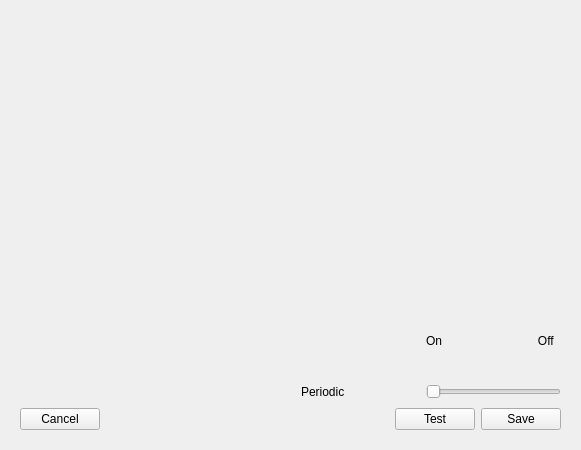
<?xml version="1.0" encoding="UTF-8"?>
<ui version="4.0">
 <class>Settings::CAlarmSettingsDlg</class>
 <widget class="QWidget" name="Settings::CAlarmSettingsDlg">
  <property name="geometry">
   <rect>
    <x>0</x>
    <y>0</y>
    <width>581</width>
    <height>450</height>
   </rect>
  </property>
  <property name="minimumSize">
   <size>
    <width>526</width>
    <height>450</height>
   </size>
  </property>
  <property name="windowTitle">
   <string>Form</string>
  </property>
  <layout class="QHBoxLayout" name="horizontalLayout_4">
   <item>
    <widget class="QWidget" name="widget" native="true">
     <property name="minimumSize">
      <size>
       <width>500</width>
       <height>350</height>
      </size>
     </property>
     <layout class="QVBoxLayout" name="verticalLayout">
      <item>
       <layout class="QHBoxLayout" name="horizontalLayout_2">
        <item>
         <widget class="MainMenu::CWheelPanel" name="scrollPanel" native="true">
          <property name="minimumSize">
           <size>
            <width>80</width>
            <height>0</height>
           </size>
          </property>
         </widget>
        </item>
        <item>
         <spacer name="horizontalSpacer_3">
          <property name="orientation">
           <enum>Qt::Horizontal</enum>
          </property>
          <property name="sizeHint" stdset="0">
           <size>
            <width>48</width>
            <height>20</height>
           </size>
          </property>
         </spacer>
        </item>
        <item>
         <widget class="MainMenu::CWheelPanel" name="sound_scrollpanel" native="true">
          <property name="minimumSize">
           <size>
            <width>81</width>
            <height>0</height>
           </size>
          </property>
         </widget>
        </item>
        <item>
         <spacer name="horizontalSpacer_4">
          <property name="orientation">
           <enum>Qt::Horizontal</enum>
          </property>
          <property name="sizeHint" stdset="0">
           <size>
            <width>48</width>
            <height>20</height>
           </size>
          </property>
         </spacer>
        </item>
        <item>
         <widget class="MainMenu::CWheelPanel" name="periodictime_scrolltable" native="true">
          <property name="minimumSize">
           <size>
            <width>140</width>
            <height>280</height>
           </size>
          </property>
         </widget>
        </item>
       </layout>
      </item>
      <item>
       <layout class="QHBoxLayout" name="horizontalLayout_3">
        <item>
         <spacer name="verticalSpacer">
          <property name="orientation">
           <enum>Qt::Vertical</enum>
          </property>
          <property name="sizeHint" stdset="0">
           <size>
            <width>20</width>
            <height>50</height>
           </size>
          </property>
         </spacer>
        </item>
        <item>
         <spacer name="horizontalSpacer_5">
          <property name="orientation">
           <enum>Qt::Horizontal</enum>
          </property>
          <property name="sizeHint" stdset="0">
           <size>
            <width>150</width>
            <height>20</height>
           </size>
          </property>
         </spacer>
        </item>
        <item>
         <layout class="QGridLayout" name="gridLayout">
          <item row="0" column="2">
           <widget class="QLabel" name="label_periodicon_2">
            <property name="text">
             <string>On</string>
            </property>
           </widget>
          </item>
          <item row="0" column="3">
           <spacer name="horizontalSpacer">
            <property name="orientation">
             <enum>Qt::Horizontal</enum>
            </property>
            <property name="sizeHint" stdset="0">
             <size>
              <width>13</width>
              <height>20</height>
             </size>
            </property>
           </spacer>
          </item>
          <item row="0" column="4">
           <widget class="QLabel" name="label_periodicoff_2">
            <property name="text">
             <string>   Off  </string>
            </property>
           </widget>
          </item>
          <item row="1" column="0">
           <widget class="QLabel" name="label_periodic_2">
            <property name="text">
             <string>Periodic</string>
            </property>
           </widget>
          </item>
          <item row="1" column="1">
           <spacer name="horizontalSpacer_6">
            <property name="orientation">
             <enum>Qt::Horizontal</enum>
            </property>
            <property name="sizeHint" stdset="0">
             <size>
              <width>13</width>
              <height>20</height>
             </size>
            </property>
           </spacer>
          </item>
          <item row="1" column="2" colspan="3">
           <widget class="MainMenu::CSliderControl" name="periodic_onoffslider">
            <property name="orientation">
             <enum>Qt::Horizontal</enum>
            </property>
           </widget>
          </item>
         </layout>
        </item>
       </layout>
      </item>
      <item>
       <layout class="QHBoxLayout" name="horizontalLayout">
        <item>
         <widget class="QPushButton" name="cancelButton">
          <property name="text">
           <string>Cancel</string>
          </property>
         </widget>
        </item>
        <item>
         <spacer name="horizontalSpacer_2">
          <property name="orientation">
           <enum>Qt::Horizontal</enum>
          </property>
          <property name="sizeHint" stdset="0">
           <size>
            <width>40</width>
            <height>20</height>
           </size>
          </property>
         </spacer>
        </item>
        <item>
         <widget class="QPushButton" name="testButton">
          <property name="text">
           <string>Test</string>
          </property>
         </widget>
        </item>
        <item>
         <widget class="QPushButton" name="saveButton">
          <property name="text">
           <string>Save</string>
          </property>
         </widget>
        </item>
       </layout>
      </item>
     </layout>
    </widget>
   </item>
  </layout>
 </widget>
 <customwidgets>
  <customwidget>
   <class>MainMenu::CSliderControl</class>
   <extends>QSlider</extends>
   <header>MainMenu/Include/SliderControl.h</header>
  </customwidget>
  <customwidget>
   <class>MainMenu::CWheelPanel</class>
   <extends>QWidget</extends>
   <header>MainMenu/Include/WheelPanel.h</header>
   <container>1</container>
  </customwidget>
 </customwidgets>
 <resources/>
 <connections/>
</ui>
